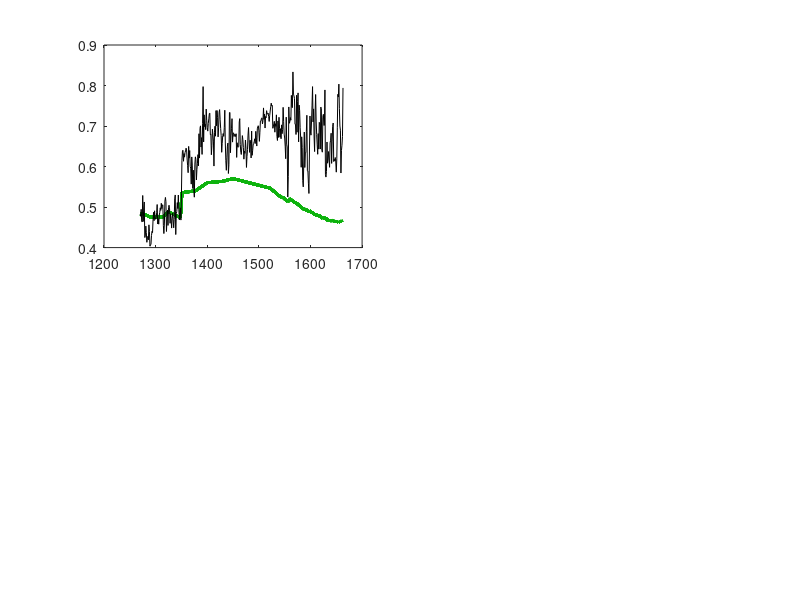

Source code (MATLAB): (Note: this script raises an error after producing the figure.)
clc
clear all
close all

load zero_alfa.mat
load zett_alfa.mat
load etta_alfa.mat
load endo_alfa.mat

Tend = 395;

figure(1)
subplot(2,2,1)
hM = plot(per(1:Tend-1,:),ySimT_zero(1:Tend-1,:),'Color',[0.05 0.7 0.05],'LineWidth',2);
hold on
hD = plot(per(1:Tend-1,:),yd(1:Tend-1,:),'k-');
hold off
hMGroup = hggroup;
hDGroup = hggroup;
set(hM,'Parent',hMGroup)
set(hD,'Parent',hDGroup)
set(get(get(hMGroup,'Annotation'),'LegendInformation'),'IconDisplayStyle','on'); 
set(get(get(hDGroup,'Annotation'),'LegendInformation'),'IconDisplayStyle','on'); 
legend('model','data','Orientation','vertical','Location','NorthWest')
grid on
ylim([0.35 1])
xlim([per(1,1) per(Tend-1,1)])
ylabel('1700=1')
text('Position',[1400 0.45],'string','X_{t+1}=X_{t}','Color',[0.05 0.7 0.05])
title('constant productivity')
subplot(2,2,2)
plot(per(1:Tend-1,:),ySimT_zett(1:Tend-1,:),'Color',[0.05 0.7 0.05],'LineWidth',2)
hold on
plot(per(1:Tend-1,:),yd(1:Tend-1,:),'k-')
hold off
grid on
ylim([0.35 1])
xlim([per(1,1) per(Tend-1,1)])
text('Position',[1400 0.45],'string','X_{t+1}=\zeta+X_{t}','Color',[0.05 0.7 0.05])
title('arithmetic growth')
subplot(2,2,3)
plot(per(1:Tend-1,:),ySimT_etta(1:Tend-1,:),'Color',[0.05 0.7 0.05],'LineWidth',2)
hold on
plot(per(1:Tend-1,:),yd(1:Tend-1,:),'k-')
hold off
grid on
ylim([0.35 1])
xlim([per(1,1) per(Tend-1,1)])
xlabel('years')
ylabel('1700=1')
text('Position',[1400 0.45],'string','X_{t+1}=(1+\eta)X_{t}','Color',[0.05 0.7 0.05])
title('exponential growth')
subplot(2,2,4)
plot(per(1:Tend-1,:),ySimT_endo(1:Tend-1,:),'Color',[0.05 0.7 0.05],'LineWidth',2)
hold on
plot(per(1:Tend-1,:),yd(1:Tend-1,:),'k-')
hold off
grid on
ylim([0.35 1])
xlim([per(1,1) per(Tend-1,1)])
xlabel('years')
text('Position',[1400 0.45],'string','X_{t+1}=(1+\gamma L_{t})X_{t}','Color',[0.05 0.7 0.05])
title('Boserup-Kremer endogenous growth')
saveas(gcf,'FigHA','epsc')